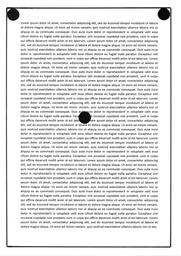
#> input picture testImg.jpg, 181 x 256 px, shrunk from 1238 x 1750 before the run
$ python img.py --image testImg.jpg
#> lines starting #> are read from the running program, lines starting #| are printed output that depends on the picture; after the words box and inside, x2 and y2 are one past the last pixel; in counts of white or black regions, pixels touching at a corner belong together

# [33 lines of commented-out code are left out]

import numpy as np
import argparse
import cv2

ap = argparse.ArgumentParser()
ap.add_argument("-i", "--image", required=True,
                help=r"C:\Users\AYÇA\Desktop\imageProcessing_test\testImg.jpg")
args = vars(ap.parse_args())

image = cv2.imread(args["image"])
#> image is the input picture: shape (256, 181, 3); mean B, G, R 226.4, 226.3, 226.3
output = image.copy()
gray = cv2.cvtColor(image, cv2.COLOR_BGR2GRAY)

circles = cv2.HoughCircles(gray, cv2.HOUGH_GRADIENT, 1.2, 100)
#> circles = [[83.4, 120.6, 58.92], [81, 241.8, 73.92], [100.2, 10.2, 58.32]]
# ensure at least some circles were found
if circles is not None:
    # convert the (x, y) coordinates and radius of the circles to integers
    circles = np.round(circles[0, :]).astype("int")
#> circles = [[83, 121, 59], [81, 242, 74], [100, 10, 58]]
    # loop over the (x, y) coordinates and radius of the circles
    for (x, y, r) in circles:
        # draw the circle in the output image, then draw a rectangle
        # corresponding to the center of the circle

        cv2.circle(output, (x, y), r, (0, 255, 0), 4)
        cv2.rectangle(output, (x - 5, y - 5),
                      (x + 5, y + 5), (0, 128, 255), -1)
#> this loop made 3 passes
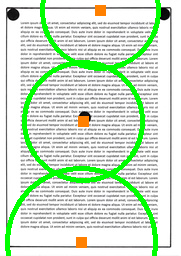
#> output: shape (256, 181, 3); 9.36% of pixels changed, all inside (x1, y1, x2, y2) = (5, 0, 161, 256)
    # show the output image
    cv2.imshow("output", np.hstack([image, output]))
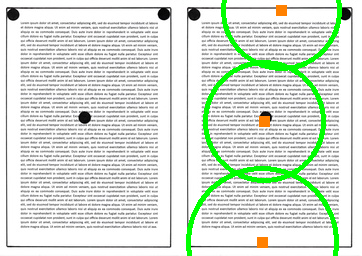
#> window 'output': shape (256, 362, 3); mean B, G, R 216.2, 227.5, 217.1
    cv2.waitKey(0)
